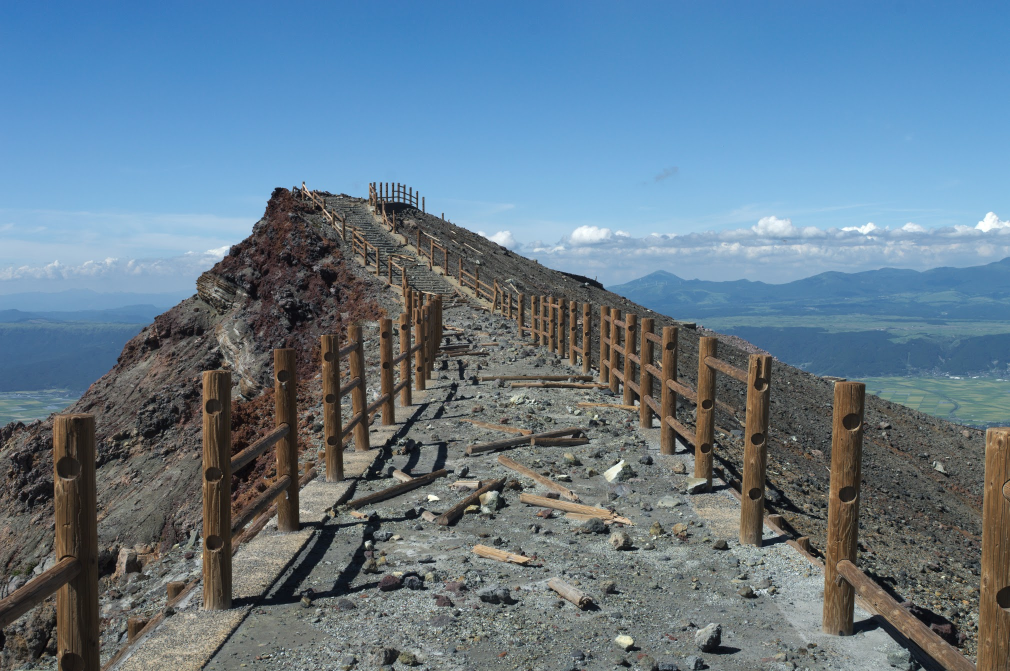
#> input picture slides/07_deep_learning/DSC_0360.jpg, 2020 x 1342 px (shown at 1/2 size)
$ python images.py
#> lines starting #> are read from the running program, lines starting #| are printed output that depends on the picture
import matplotlib.pyplot as plt
from PIL import Image

import numpy as np

from sklearn.feature_extraction import image
from sklearn.utils import check_random_state

fig, axes = plt.subplots(10, 10)
axes = axes.ravel()

data = Image.open('DSC_0360.jpg')
#> data is the input picture: PIL image 2020x1342 RGB; mean R, G, B 100.8, 123.1, 139.8
w, h = data.size
#> w = 2020; h = 1342
data = data.resize((600, 400))
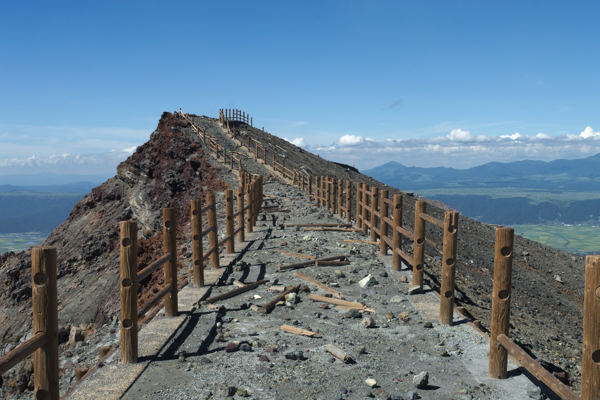
#> data: PIL image 600x400 RGB; mean R, G, B 100.8, 123.1, 139.8
data = np.array(data)

patches = image.extract_patches_2d(data, (5, 5))

rng = check_random_state(10)
for i, ax in enumerate(axes):
    i = rng.randint(len(patches))
    ax.imshow(patches[i].reshape((5, 5, 3)))
    ax.axis('off')
#> this loop made 100 passes
plt.savefig('patches.png')
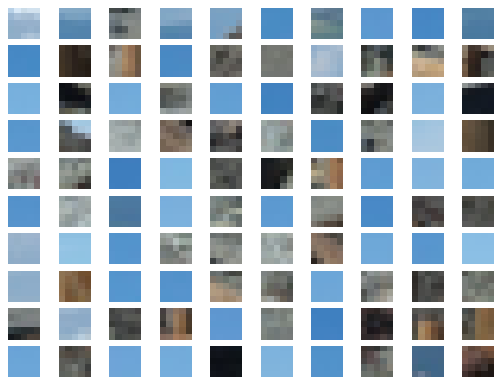
#> figure drawn by matplotlib, 100 panels

fig, ax = plt.subplots(1, 1)
ax.imshow(data)
ax.axis('off')
plt.savefig('image.png')
